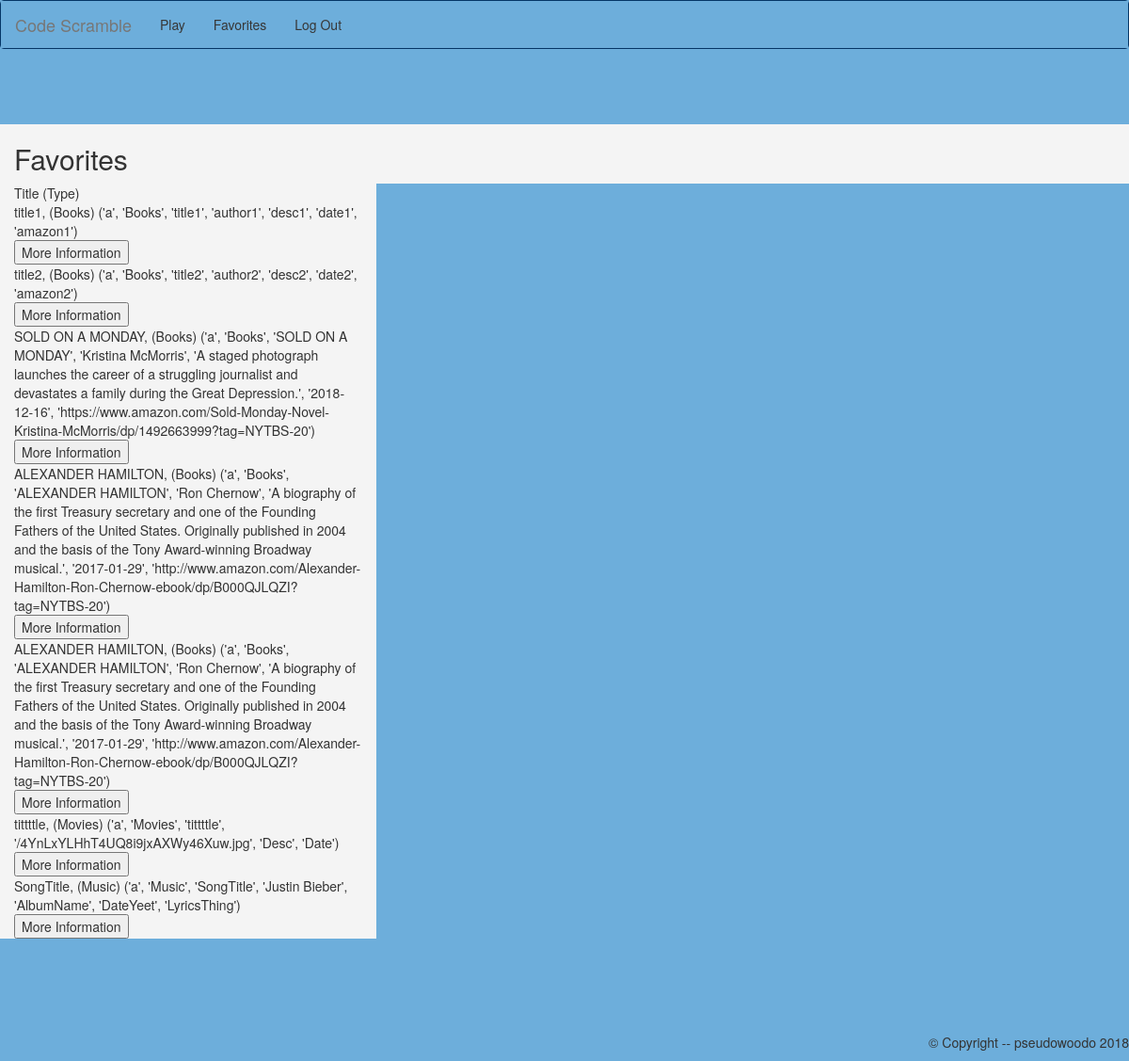
Page /faves (signed in) on the earlier database version.
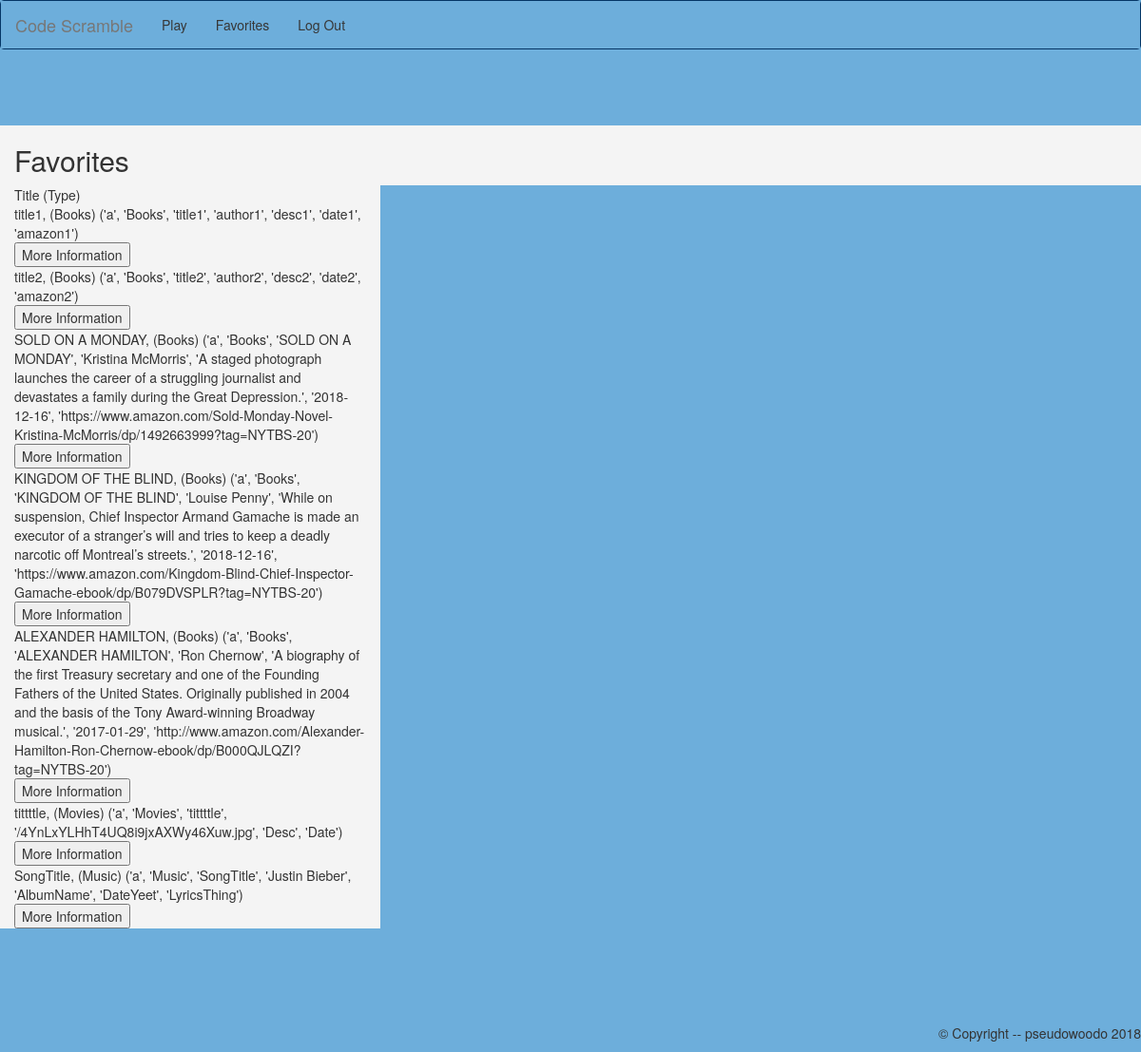
Same page on the later database version.
### tables this page shows
CREATE TABLE book_faves (user TEXT, type TEXT, title TEXT, author TEXT, description TEXT, date TEXT, amazon TEXT);

CREATE TABLE movie_faves (user TEXT, type TEXT, title TEXT, poster TEXT, description TEXT, date TEXT);

CREATE TABLE music_faves (user TEXT, type TEXT, title TEXT, artist TEXT, album TEXT, date TEXT, lyrics TEXT);

### app.py (the view)
@app.route("/faves")
def faves():
    username=session.get('username')
    db = sqlite3.connect(DB_FILE)
    u = db.cursor()
    user_faves = []
    temp = u.execute("SELECT * from book_faves WHERE book_faves.user == (?);", (username,))
    user_faves.extend(temp.fetchall())
    temp = u.execute("SELECT * from movie_faves WHERE movie_faves.user == (?);", (username,))
    user_faves.extend(temp.fetchall())
    temp = u.execute("SELECT * from game_faves WHERE game_faves.user == (?);", (username,))
    user_faves.extend(temp.fetchall())
    temp = u.execute("SELECT * from music_faves WHERE music_faves.user == (?);", (username,))
    user_faves.extend(temp.fetchall())
    db.commit()
    db.close()
    return render_template('user.html', user_name=username, favorites=user_faves)

### templates/user.html (shortened to what this page needs)
{% extends "base.html" %}
{% block content %}
<br><br>
<head>
</head>
<div class="container-fluid">
  <div class="row">
    <div class="col-sm-12" style="background-color:#F4F4F4;">
      <h2>Favorites </h2>
    </div>
  </div>
</div>
<div class="container-fluid">
  <div class="row">
    <div class="col-sm-4" style="background-color:#F4F4F4;">
      Title (Type)
    </div>
  </div>
  {% for info in favorites %}
  <div class="row">
    <div class="col-sm-4" style="background-color:#F4F4F4;">
      {{info[2]}}, ({{info[1]}}) {{info}}
    </div>
  </div>
   <div class="row">
     <div class="col-sm-4" style="background-color:#F4F4F4;">
       <form action = "/result">
	 <input type="submit" name="submit" value = "More Information">
       </form>
     </div>
   </div>
   {% endfor %}
</div>
<br>
<br><br>
<br>
{% endblock %}

### templates/base.html (shortened to what this page needs)
<!DOCTYPE html>
<html>
  <head>
    <link rel="stylesheet" href="https://maxcdn.bootstrapcdn.com/bootstrap/3.3.7/css/bootstrap.min.css">
  </head>
  <body>
    <nav class="navbar navbar-default">
      <div class="container-fluid">
	<div class="navbar-header">
	  <a class="navbar-brand" href="#">Code Scramble</a>
	</div>
	<ul class="nav navbar-nav">
	  <li><a href="/">Play</a></li>
	  <li><a href="/faves">Favorites</a></li>
	  <li><a href="/logout">Log Out</a></li>
	</ul>
      </div>
    </nav>
    <br>
    {% block content %}{% endblock %}
    <br>
    <div id="footer">
      <p class="copyright">&copy; Copyright -- pseudowoodo 2018</p>
    </div>
  </body>
</html>

### templates/base.html (style rules this page uses)
.navbar-default { background-color: #043565 !important; border-color: #043565 !important; }
.copyright { float: right; }

Differences in the rows shown:
changed book_faves: title "ALEXANDER HAMILTON" → "KINGDOM OF THE BLIND"; info "('a', 'Books', 'ALEXANDER HAMILTON', 'Ron Chernow', 'A biography of the first Treasury secretary and one of the Founding Fathers of the United States. Originally published in 2004 and the basis of the Tony Award-winning Broadway musical.', '2017-01-29', 'http://www.amazon.com/Alexander-Hamilton-Ron-Chernow-ebook/dp/B000QJLQZI?tag=NYTBS-20')" → "('a', 'Books', 'KINGDOM OF THE BLIND', 'Louise Penny', 'While on suspension, Chief Inspector Armand Gamache is made an executor of a stranger’s will and tries to keep a deadly narcotic off Montreal’s streets.', '2018-12-16', 'https://www.amazon.com/Kingdom-Blind-Chief-Inspector-Gamache-ebook/dp/B079DVSPLR?tag=NYTBS-20')"
